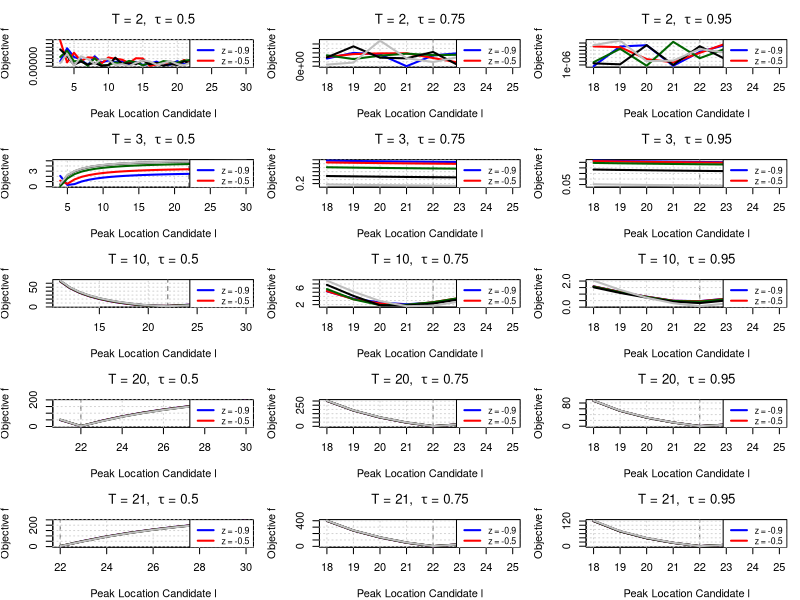

Here is the R script that generated this plot:
# ---------------------------------------------------------------------------
# Figure 1 — Quantile Objective under New Asymmetric Laplace Noise
# ---------------------------------------------------------------------------

rgen_asy_laplace <- function(n, tau, z, b = 1) {
  u <- runif(n)
  ifelse(u < tau,
         -rexp(n, rate = (1 + z) / b),
         rexp(n, rate = (1 - z) / b))
}

asy_laplace_variance <- function(tau, z) {
  mu <- tau / (1 + z) - (1 - tau) / (1 - z)
  ex2 <- 2 * tau / (1 + z)^2 + 2 * (1 - tau) / (1 - z)^2
  ex2 - mu^2
}

compute_noise_scale <- function(A, snr, tau, z) {
  sqrt((A / snr)^2 / asy_laplace_variance(tau, z))
}

quantile_loss <- function(u, tau) u * (tau - (u < 0))

med_weighted_tau <- function(I, l, s, tau) {
  T <- length(I)
  x <- I * exp(((1:T) - l)^2 / s^2)
  w <- exp(-((1:T) - l)^2 / s^2)
  o <- order(x); x_sorted <- x[o]; w_sorted <- w[o]
  cum_w <- cumsum(w_sorted)
  k <- min(which(cum_w >= tau * sum(w_sorted)))
  x_sorted[k]
}

compute_a <- function(I, l, s, tau) med_weighted_tau(I, l, s, tau)

objective_function <- function(I, a, l, s, tau) {
  t <- seq_along(I)
  mean(quantile_loss(I - a * exp(-((t - l)^2) / s^2), tau))
}

search_best_s <- function(I, l, tau) {
  optimize(function(s) objective_function(I, compute_a(I, l, s, tau), l, s, tau),
           interval = c(1, 20), tol = 1e-4)$minimum
}

simulate_quantile_objective <- function(T, A, L, S, h, tau, snr, z, seed = NULL, force_l_gt_T = FALSE) {
  if (!is.null(seed)) set.seed(seed)
  signal <- A * exp(-((1:T) - L)^2 / S^2)
  b <- compute_noise_scale(A, snr, tau, z)
  noise <- rgen_asy_laplace(T, tau, z, b)
  I <- signal + noise
  l_grid <- if (force_l_gt_T) seq(T + 1, h) else seq(L - 4, L + 3)
  
  data.frame(
    l = l_grid,
    loss = sapply(l_grid, function(l) {
      s <- search_best_s(I, l, tau)
      a <- compute_a(I, l, s, tau)
      objective_function(I, a, l, s, tau)
    }),
    T = T, z = z
  )
}

# --- Config ---
A_true <- 15000; L_true <- 22; S_true <- 10; h <- 30
Ts_free <- c(2, 3, 10, 20, 21)
z_vals <- c(-0.9, -0.5, 0, 0.5, 0.9)
snr <- 1000; seed <- 280; tau_vals <- c(0.5, 0.75, 0.95)

# Combined superposed panel plot for all T and tau values
plot_quantile_all_tau_T <- function(results_all, L_true) {
  Ts <- sort(unique(results_all$T))
  taus <- sort(unique(results_all$tau))
  z_vals <- sort(unique(results_all$z))
  colors <- c("blue", "red", "darkgreen", "black", "grey")
  
  png("figure1_new_asy_laplace_all_tau_T.png", width = 900, height = 1200, res = 120)
  old_par <- par(mfrow = c(length(Ts), length(taus)), mar = c(4, 4, 3, 1))
  on.exit({ par(old_par); dev.off() })
  
  for (T_val in Ts) {
    for (tau_val in taus) {
      df_sub <- subset(results_all, T == T_val & tau == tau_val)
      plot(NA, xlim = range(df_sub$l), ylim = range(df_sub$loss),
           xlab = "Peak Location Candidate l", ylab = expression("Objective " * f),
           main = bquote("T = " * .(T_val) * ",  " * tau * " = " * .(tau_val)))
      abline(v = L_true, col = "gray40", lty = 2)
      grid()
      for (i in seq_along(z_vals)) {
        df_z <- subset(df_sub, z == z_vals[i])
        lines(df_z$l, df_z$loss, col = colors[i], lwd = 2)
      }
      legend("topright", legend = paste("z =", z_vals), col = colors, lwd = 2, cex = 0.8)
    }
  }
}

results_all <- do.call(rbind, lapply(tau_vals, function(tau) {
  do.call(rbind, lapply(z_vals, function(z) {
    do.call(rbind, lapply(Ts_free, function(T) {
      simulate_quantile_objective(T, A_true, L_true, S_true, h,
                                  tau, snr, z, seed, force_l_gt_T = (tau == 0.5))
    })) -> res_z
    res_z$z <- z
    res_z$tau <- tau
    res_z
  }))
}))

plot_quantile_all_tau_T(results_all, L_true)
cat("Figure 1 saved to figure1_new_asy_laplace_all_tau_T.png\n")
